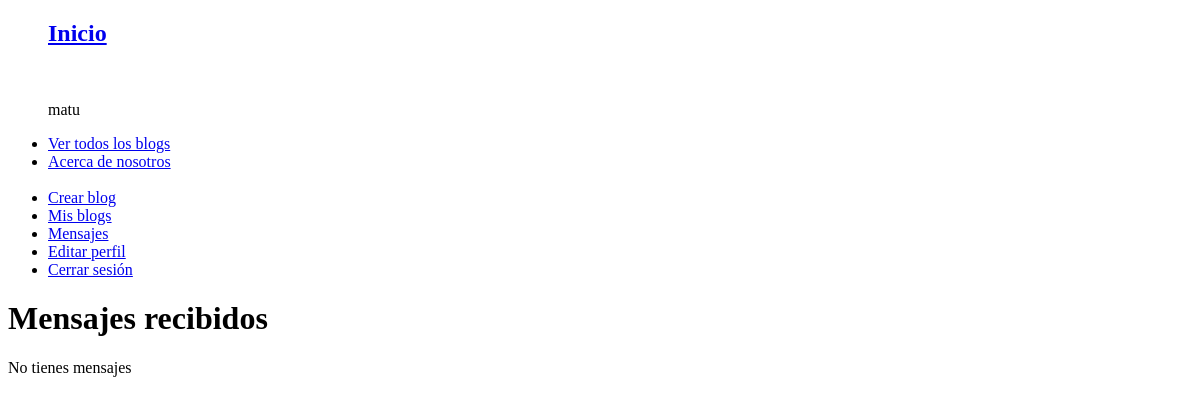
The page /mensajes_recibidos/ (signed in) on the database as committed earlier.
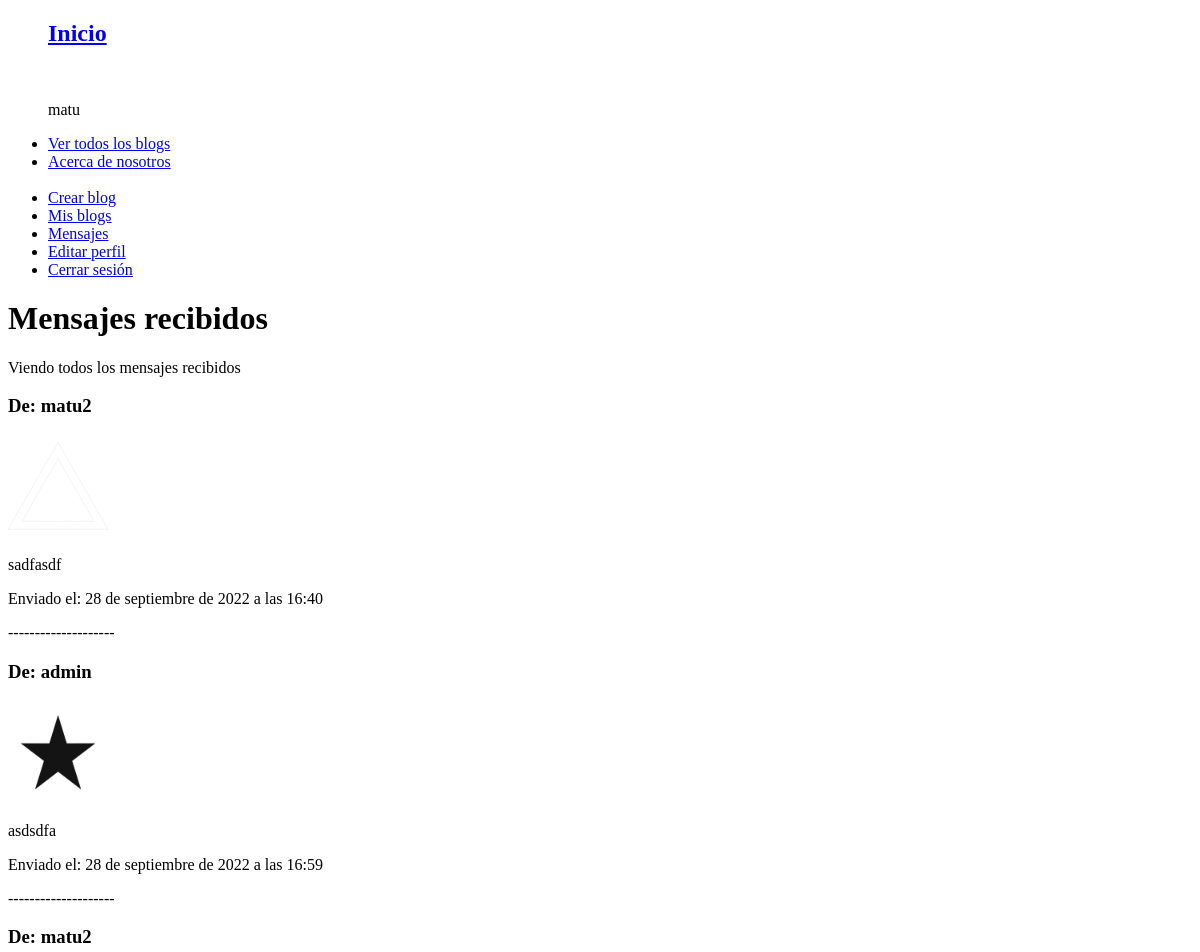
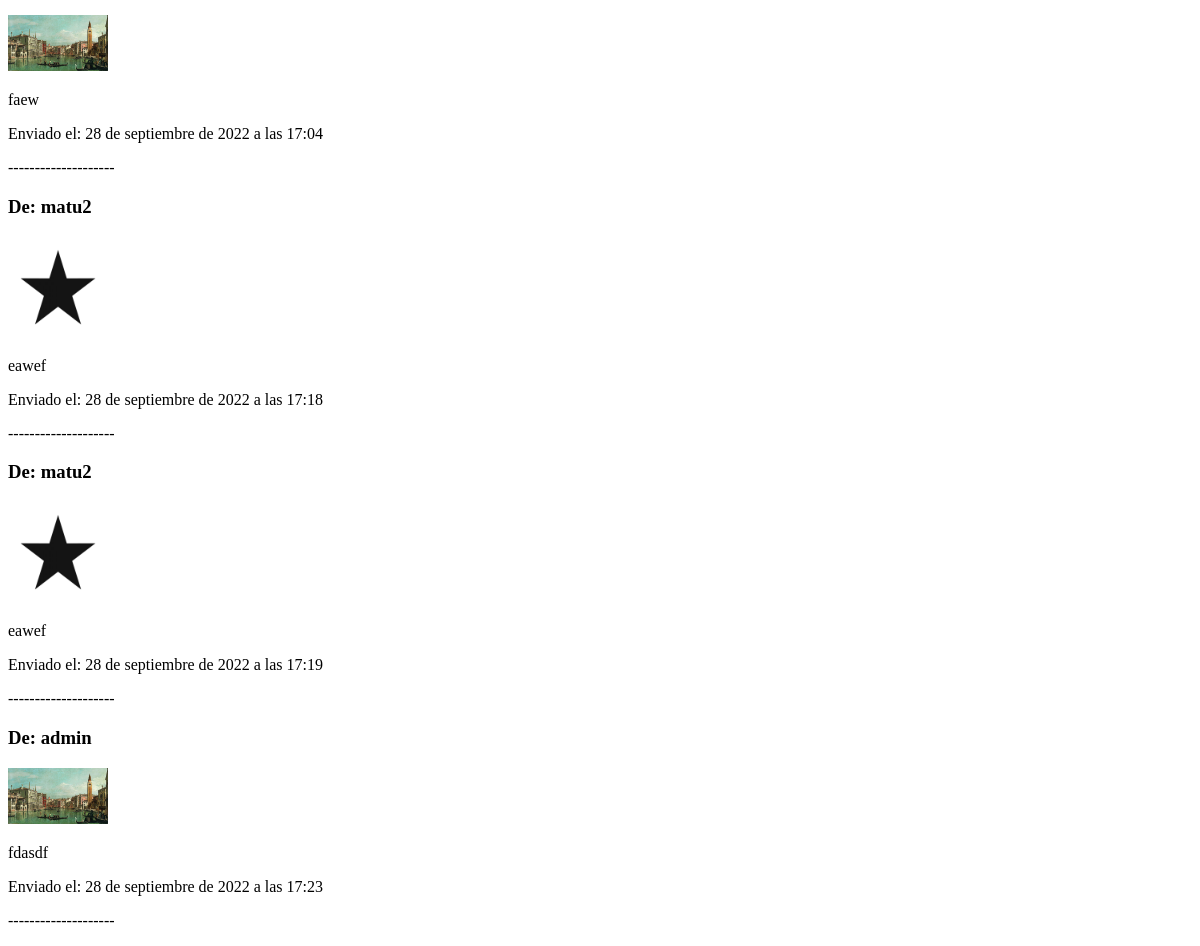
The same page on the database as committed later (2 pictures, top to bottom).
### AppMensajes/models.py (models this page shows)
class Mensaje(models.Model):
    cuerpo = models.CharField(max_length = 3000)
    imagen = models.ImageField(null=True, blank=True, upload_to="images/")
    emisor = models.ForeignKey(User, on_delete = models.CASCADE)
    receptor = models.CharField(max_length = 3000)
    fecha_envio = models.DateTimeField(null=True, auto_now_add=False, auto_now=False, blank=True)

### AppMensajes/views.py (the view)
# urls.py: path('mensajes_recibidos/', mensajes_recibidos, name = 'mensajes_recibidos'),
@login_required
def mensajes_recibidos(request):
        mensajes = Mensaje.objects.filter(receptor = request.user.username)
        if (len(mensajes) != 0):
            return render(request, "mensajes_recibidos.html", {"aviso": "Viendo todos los mensajes recibidos", "mensajes": mensajes})
        else:
            return render(request, "mensajes_recibidos.html", {"aviso": "No tienes mensajes"})

### templates/mensajes_recibidos.html (shortened to what this page needs)
{% extends "padre.html" %}
{% block body %}
    <h1>Mensajes recibidos</h1>
    <p>{{ aviso }}</p>
    {% for mensaje in mensajes %}
    <h3>De: {{ mensaje.emisor }}</h3>
    <img src="{{ mensaje.imagen.url }}" width="100"></img>
    <p>{{ mensaje.cuerpo }}</p>
    <p>Enviado el: {{ mensaje.fecha_envio }}</p>
    <p>--------------------</p>
    {% endfor %}
{% endblock %}

### templates/padre.html (shortened to what this page needs)
<!DOCTYPE html>
<html lang="es">
<head>
</head>
<body>
    <header>
        <nav>
            <ul>
                <a href="{% url 'inicio' %}"><h1>Inicio</h1></a>
                {% if request.user.is_authenticated %}
                <p>{{ user.username }}</p>
                {% endif %}
                <li><a href="{% url 'pages' %}">Ver todos los blogs</a></li>
                <li><a href="{% url 'about_me' %}">Acerca de nosotros</a></li>
                {% if not request.user.is_authenticated %}
                <br>
                <li><a href="{% url 'login' %}">Iniciar sesión</a></li>
                <li><a href="{% url 'register' %}">Registrarse</a></li>
                {% else %}
                <br>
                <li><a href="{% url 'form_blog' %}">Crear blog</a></li>
                <li><a href="{% url 'mis_blogs' %}">Mis blogs</a></li>
                <li><a href="{% url 'mensajes' %}">Mensajes</a></li>
                <li><a href="{% url 'editar_perfil' %}">Editar perfil</a></li>
                <li><a href="{% url 'logout' %}">Cerrar sesión</a></li>
                {% endif %}
            </ul>
        </nav>
    </header>
    {% block body %}
    {% endblock %}
</body>
</html>

Rows that differ between the two databases and show on the page:
added Mensaje: emisor "matu2", imagen (picture), cuerpo "sadfasdf", fecha_envio "28 de septiembre de 2022 a las 16:40"
added Mensaje: emisor "admin", imagen (picture), cuerpo "asdsdfa", fecha_envio "28 de septiembre de 2022 a las 16:59"
added Mensaje: emisor "matu2", imagen (picture), cuerpo "faew", fecha_envio "28 de septiembre de 2022 a las 17:04"
added Mensaje: emisor "matu2", imagen (picture), cuerpo "eawef", fecha_envio "28 de septiembre de 2022 a las 17:18"
added Mensaje: emisor "matu2", imagen (picture), cuerpo "eawef", fecha_envio "28 de septiembre de 2022 a las 17:19"
added Mensaje: emisor "admin", imagen (picture), cuerpo "fdasdf", fecha_envio "28 de septiembre de 2022 a las 17:23"
Other text that changed with them:
{{ aviso }}: "No tienes mensajes" → "Viendo todos los mensajes recibidos"
